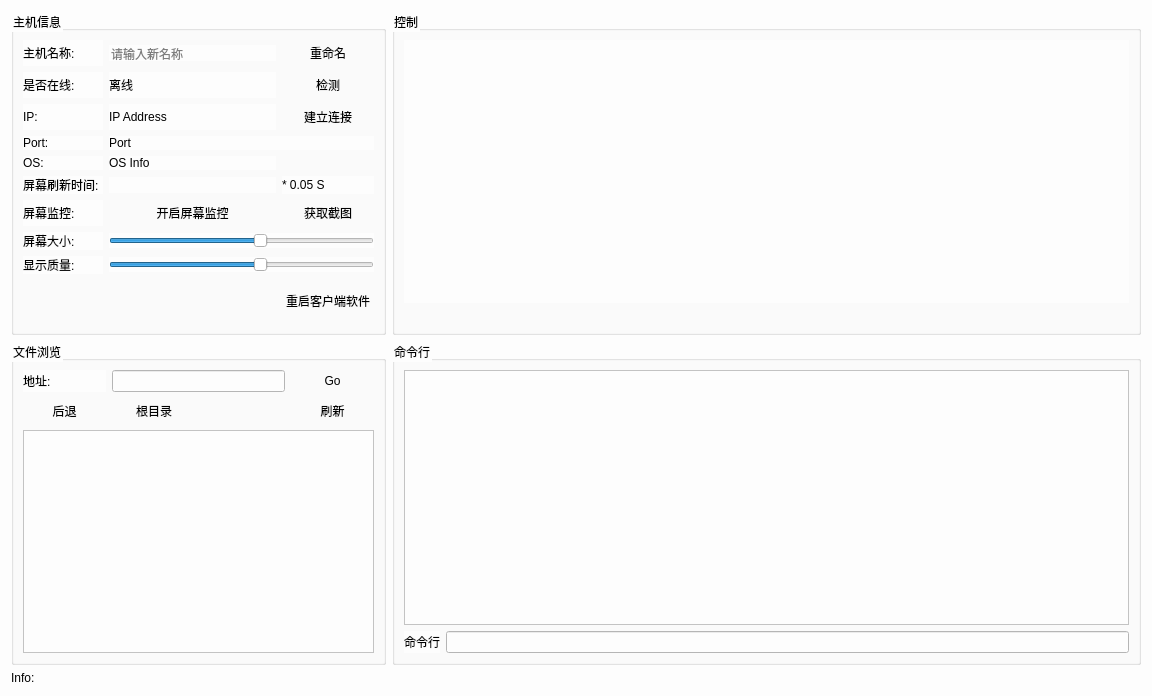
<?xml version="1.0" encoding="UTF-8"?>
<ui version="4.0">
 <class>Form</class>
 <widget class="QWidget" name="Form">
  <property name="geometry">
   <rect>
    <x>0</x>
    <y>0</y>
    <width>1152</width>
    <height>696</height>
   </rect>
  </property>
  <property name="windowTitle">
   <string>Form</string>
  </property>
  <property name="styleSheet">
   <string notr="true">background-color:rgb(253, 253, 253)</string>
  </property>
  <layout class="QGridLayout" name="gridLayout" columnstretch="1,2">
   <item row="3" column="0" colspan="2">
    <layout class="QHBoxLayout" name="horizontalLayout_2"/>
   </item>
   <item row="1" column="1">
    <widget class="QGroupBox" name="groupBox_4">
     <property name="title">
      <string>命令行</string>
     </property>
     <layout class="QGridLayout" name="gridLayout_4">
      <item row="2" column="1">
       <widget class="QLineEdit" name="console_input"/>
      </item>
      <item row="2" column="0">
       <widget class="QLabel" name="label_2">
        <property name="text">
         <string>命令行</string>
        </property>
       </widget>
      </item>
      <item row="1" column="0" colspan="2">
       <widget class="QTextBrowser" name="console"/>
      </item>
     </layout>
    </widget>
   </item>
   <item row="1" column="0">
    <widget class="QGroupBox" name="groupBox_5">
     <property name="autoFillBackground">
      <bool>false</bool>
     </property>
     <property name="title">
      <string>文件浏览</string>
     </property>
     <layout class="QGridLayout" name="gridLayout_5">
      <item row="1" column="0">
       <widget class="QPushButton" name="backbutton">
        <property name="text">
         <string>后退</string>
        </property>
        <property name="default">
         <bool>true</bool>
        </property>
        <property name="flat">
         <bool>true</bool>
        </property>
       </widget>
      </item>
      <item row="0" column="0">
       <widget class="QLabel" name="label_7">
        <property name="text">
         <string>地址:</string>
        </property>
       </widget>
      </item>
      <item row="3" column="0" colspan="4">
       <widget class="QListWidget" name="listWidget"/>
      </item>
      <item row="1" column="3">
       <widget class="QPushButton" name="freshlistbutton">
        <property name="text">
         <string>刷新</string>
        </property>
        <property name="default">
         <bool>true</bool>
        </property>
        <property name="flat">
         <bool>true</bool>
        </property>
       </widget>
      </item>
      <item row="1" column="1">
       <widget class="QPushButton" name="hombutton">
        <property name="text">
         <string>根目录</string>
        </property>
        <property name="default">
         <bool>true</bool>
        </property>
        <property name="flat">
         <bool>true</bool>
        </property>
       </widget>
      </item>
      <item row="0" column="1" colspan="2">
       <widget class="QLineEdit" name="address"/>
      </item>
      <item row="0" column="3">
       <widget class="QPushButton" name="go">
        <property name="text">
         <string>Go</string>
        </property>
        <property name="autoDefault">
         <bool>false</bool>
        </property>
        <property name="default">
         <bool>true</bool>
        </property>
        <property name="flat">
         <bool>true</bool>
        </property>
       </widget>
      </item>
     </layout>
    </widget>
   </item>
   <item row="4" column="0">
    <layout class="QHBoxLayout" name="horizontalLayout">
     <item>
      <widget class="QLabel" name="label_5">
       <property name="maximumSize">
        <size>
         <width>49</width>
         <height>16777215</height>
        </size>
       </property>
       <property name="text">
        <string>Info:</string>
       </property>
      </widget>
     </item>
     <item>
      <widget class="QLabel" name="infostatus">
       <property name="text">
        <string/>
       </property>
      </widget>
     </item>
    </layout>
   </item>
   <item row="0" column="0">
    <widget class="QGroupBox" name="groupBox">
     <property name="title">
      <string>主机信息</string>
     </property>
     <layout class="QGridLayout" name="gridLayout_2">
      <item row="0" column="0">
       <layout class="QGridLayout" name="gridLayout_3">
        <item row="4" column="2" colspan="3">
         <widget class="QLabel" name="portlabel">
          <property name="text">
           <string>Port</string>
          </property>
         </widget>
        </item>
        <item row="2" column="2" colspan="2">
         <widget class="QLabel" name="iplable">
          <property name="text">
           <string>IP Address</string>
          </property>
         </widget>
        </item>
        <item row="4" column="1">
         <widget class="QLabel" name="label_3">
          <property name="text">
           <string>Port:</string>
          </property>
         </widget>
        </item>
        <item row="11" column="1">
         <widget class="QLabel" name="label_14">
          <property name="text">
           <string>显示质量:</string>
          </property>
         </widget>
        </item>
        <item row="7" column="1">
         <widget class="QLabel" name="label_10">
          <property name="text">
           <string>屏幕刷新时间:</string>
          </property>
         </widget>
        </item>
        <item row="0" column="1">
         <widget class="QLabel" name="label_4">
          <property name="text">
           <string>主机名称:</string>
          </property>
         </widget>
        </item>
        <item row="5" column="1">
         <widget class="QLabel" name="label_8">
          <property name="text">
           <string>OS:</string>
          </property>
         </widget>
        </item>
        <item row="10" column="1">
         <widget class="QLabel" name="label_13">
          <property name="text">
           <string>屏幕大小:</string>
          </property>
         </widget>
        </item>
        <item row="1" column="1">
         <widget class="QLabel" name="label_6">
          <property name="text">
           <string>是否在线:</string>
          </property>
         </widget>
        </item>
        <item row="9" column="1">
         <widget class="QLabel" name="label_12">
          <property name="text">
           <string>屏幕监控:</string>
          </property>
         </widget>
        </item>
        <item row="2" column="1">
         <widget class="QLabel" name="label">
          <property name="text">
           <string>IP:</string>
          </property>
         </widget>
        </item>
        <item row="9" column="4">
         <widget class="QPushButton" name="get_pic">
          <property name="text">
           <string>获取截图</string>
          </property>
          <property name="default">
           <bool>true</bool>
          </property>
          <property name="flat">
           <bool>true</bool>
          </property>
         </widget>
        </item>
        <item row="1" column="4">
         <widget class="QPushButton" name="detect_online">
          <property name="text">
           <string>检测</string>
          </property>
          <property name="default">
           <bool>true</bool>
          </property>
          <property name="flat">
           <bool>true</bool>
          </property>
         </widget>
        </item>
        <item row="5" column="2" colspan="2">
         <widget class="QLabel" name="label_9">
          <property name="text">
           <string>OS Info</string>
          </property>
         </widget>
        </item>
        <item row="0" column="4">
         <widget class="QPushButton" name="rename_button">
          <property name="enabled">
           <bool>true</bool>
          </property>
          <property name="text">
           <string>重命名</string>
          </property>
          <property name="default">
           <bool>true</bool>
          </property>
          <property name="flat">
           <bool>true</bool>
          </property>
         </widget>
        </item>
        <item row="2" column="4">
         <widget class="QPushButton" name="connect_button">
          <property name="text">
           <string>建立连接</string>
          </property>
          <property name="default">
           <bool>true</bool>
          </property>
          <property name="flat">
           <bool>true</bool>
          </property>
         </widget>
        </item>
        <item row="9" column="2" colspan="2">
         <widget class="QPushButton" name="startpic">
          <property name="text">
           <string>开启屏幕监控</string>
          </property>
          <property name="default">
           <bool>true</bool>
          </property>
          <property name="flat">
           <bool>true</bool>
          </property>
         </widget>
        </item>
        <item row="7" column="2" colspan="2">
         <widget class="QLineEdit" name="flushtime">
          <property name="frame">
           <bool>false</bool>
          </property>
          <property name="alignment">
           <set>Qt::AlignRight|Qt::AlignTrailing|Qt::AlignVCenter</set>
          </property>
         </widget>
        </item>
        <item row="1" column="2" colspan="2">
         <widget class="QLabel" name="online_label">
          <property name="text">
           <string>离线</string>
          </property>
         </widget>
        </item>
        <item row="0" column="2" colspan="2">
         <widget class="QLineEdit" name="newname_input">
          <property name="enabled">
           <bool>true</bool>
          </property>
          <property name="frame">
           <bool>false</bool>
          </property>
          <property name="readOnly">
           <bool>false</bool>
          </property>
          <property name="placeholderText">
           <string>请输入新名称</string>
          </property>
         </widget>
        </item>
        <item row="12" column="1">
         <spacer name="verticalSpacer">
          <property name="orientation">
           <enum>Qt::Vertical</enum>
          </property>
          <property name="sizeHint" stdset="0">
           <size>
            <width>20</width>
            <height>40</height>
           </size>
          </property>
         </spacer>
        </item>
        <item row="7" column="4">
         <widget class="QLabel" name="label_11">
          <property name="text">
           <string>* 0.05 S</string>
          </property>
         </widget>
        </item>
        <item row="11" column="2" colspan="3">
         <widget class="QSlider" name="remotewidth">
          <property name="minimum">
           <number>20</number>
          </property>
          <property name="maximum">
           <number>1200</number>
          </property>
          <property name="singleStep">
           <number>100</number>
          </property>
          <property name="pageStep">
           <number>100</number>
          </property>
          <property name="value">
           <number>700</number>
          </property>
          <property name="orientation">
           <enum>Qt::Horizontal</enum>
          </property>
         </widget>
        </item>
        <item row="10" column="2" colspan="3">
         <widget class="QSlider" name="localwidth">
          <property name="minimum">
           <number>20</number>
          </property>
          <property name="maximum">
           <number>1200</number>
          </property>
          <property name="singleStep">
           <number>100</number>
          </property>
          <property name="pageStep">
           <number>100</number>
          </property>
          <property name="value">
           <number>700</number>
          </property>
          <property name="orientation">
           <enum>Qt::Horizontal</enum>
          </property>
          <property name="invertedAppearance">
           <bool>false</bool>
          </property>
          <property name="invertedControls">
           <bool>false</bool>
          </property>
          <property name="tickPosition">
           <enum>QSlider::NoTicks</enum>
          </property>
          <property name="tickInterval">
           <number>1</number>
          </property>
         </widget>
        </item>
        <item row="12" column="4">
         <widget class="QPushButton" name="restartbutton">
          <property name="text">
           <string>重启客户端软件</string>
          </property>
          <property name="default">
           <bool>true</bool>
          </property>
          <property name="flat">
           <bool>true</bool>
          </property>
         </widget>
        </item>
       </layout>
      </item>
     </layout>
    </widget>
   </item>
   <item row="0" column="1">
    <widget class="QGroupBox" name="groupBox_2">
     <property name="title">
      <string>控制</string>
     </property>
     <layout class="QVBoxLayout" name="verticalLayout">
      <item>
       <widget class="QLabel" name="pic_label">
        <property name="text">
         <string/>
        </property>
        <property name="scaledContents">
         <bool>false</bool>
        </property>
        <property name="alignment">
         <set>Qt::AlignCenter</set>
        </property>
       </widget>
      </item>
      <item>
       <spacer name="horizontalSpacer">
        <property name="orientation">
         <enum>Qt::Horizontal</enum>
        </property>
        <property name="sizeHint" stdset="0">
         <size>
          <width>454</width>
          <height>20</height>
         </size>
        </property>
       </spacer>
      </item>
     </layout>
    </widget>
   </item>
  </layout>
 </widget>
 <resources/>
 <connections/>
</ui>
